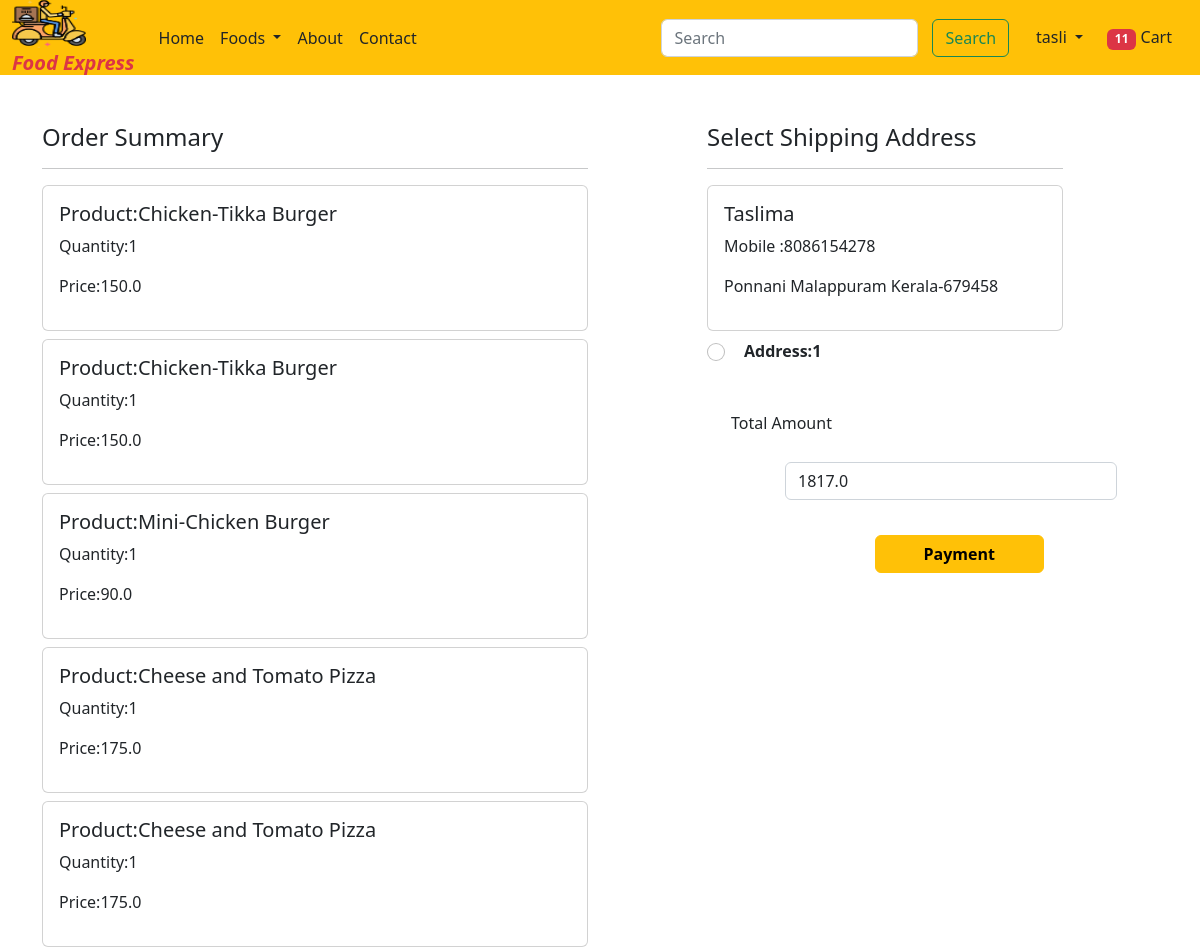
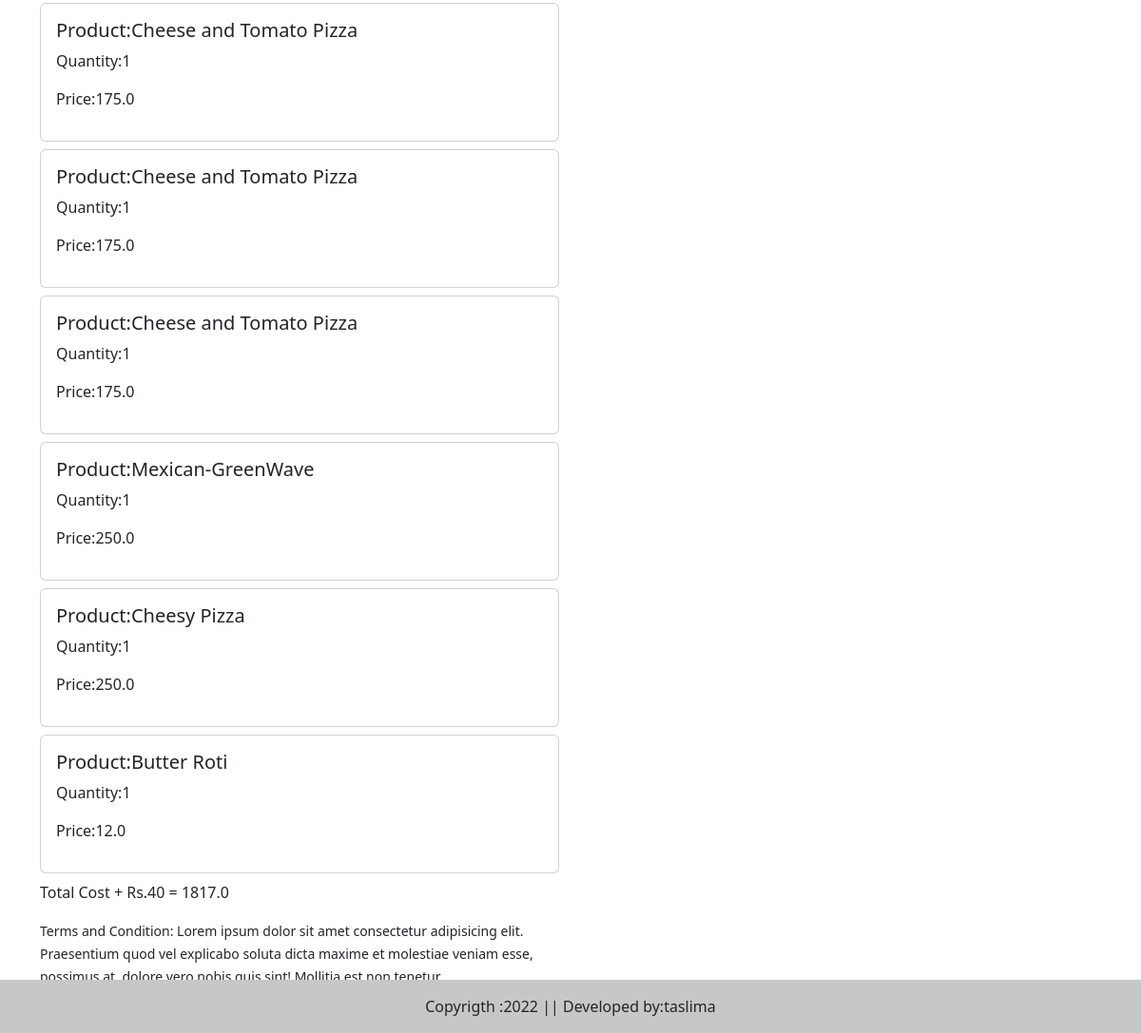
The page /checkout/ (signed in) on the database as committed earlier (2 pictures, top to bottom).
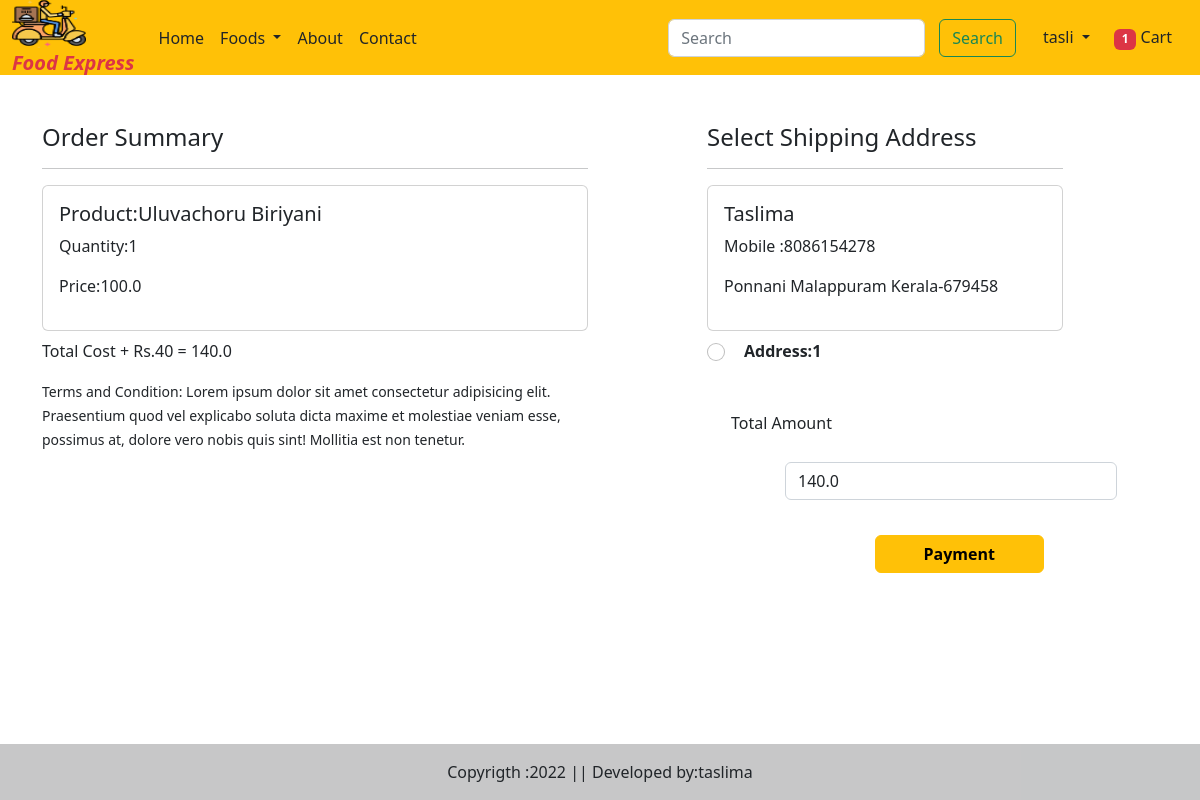
The same page on the database as committed later.
### myapp/models.py (models this page shows, shortened)
class Cart(models.Model):
    user=models.ForeignKey(User,on_delete=models.CASCADE)
    product=models.ForeignKey(Food,on_delete=models.CASCADE)
    product_qty=models.IntegerField(null=False,blank=False,default=1)

class Food(models.Model):
    CATEGORY_CHOICES=(
        ('bi','Biriyani'),
        ('pz','Pizza'),
        ('br','Burger'),
        ('sh','Shawarma'),
        ('ch','Chicken'),
        ('pr','Paratha'),
        ('sw','Sandwich'),
        ('ds','Dosa'),
        ('fr','Fried Rice'),
        ('nd','Noodles'),
        ('md','Mandhi'),
    )
    name=models.CharField(max_length=50)
    category=models.CharField(choices=CATEGORY_CHOICES,max_length=2)
    description=models.TextField()
    active=models.BooleanField()
    price=models.FloatField()
    discount_price=models.FloatField()
    is_veg=models.BooleanField()
    food_image=models.ImageField(upload_to='Dishes')

class Customer(models.Model):
    STATE_CHOICES=(("Select State","Select State"),
        ("Andhra Pradesh","Andhra Pradesh"),
                       ("Arunachal Pradesh ","Arunachal Pradesh "),
                       ("Assam","Assam"),
                       ("Bihar","Bihar"),
                       ("Chhattisgarh","Chhattisgarh"),
                       ("Goa","Goa"),
                        ("Gujarat","Gujarat"),
                       ("Haryana","Haryana"),
                       ("Himachal Pradesh","Himachal Pradesh"),
                       ("Jammu and Kashmir ","Jammu and Kashmir "),
                       ("Jharkhand","Jharkhand"),
                       ("Karnataka","Karnataka"),
                       ("Kerala","Kerala"),
                       ("Madhya Pradesh","Madhya Pradesh"),
                       ("Maharashtra","Maharashtra"),
                       ("Manipur","Manipur"),
                       ("Meghalaya","Meghalaya"),
                       ("Mizoram","Mizoram"),
                       ("Nagaland","Nagaland"),
                       ("Odisha","Odisha"),
                       ("Punjab","Punjab"),
                       ("Rajasthan","Rajasthan"),
                       ("Sikkim","Sikkim"),
                       ("Tamil Nadu","Tamil Nadu"),
                       ("Telangana","Telangana"),
                       ("Tripura","Tripura"),
                       ("Uttar Pradesh","Uttar Pradesh"),
                       ("Uttarakhand","Uttarakhand"),
                       ("West Bengal","West Bengal"),
                       ("Andaman and Nicobar Islands","Andaman and Nicobar Islands"),
                       ("Chandigarh","Chandigarh"),
                       ("Dadra and Nagar Haveli","Dadra and Nagar Haveli"),
                       ("Daman and Diu","Daman and Diu"),
                       ("Lakshadweep","Lakshadweep"),
                       ("National Capital Territory of Delhi","National Capital Territory of Delhi"),
                       ("Puducherry","Puducherry"))
    user=models.ForeignKey(User, on_delete=models.CASCADE)
    name=models.CharField(max_length=200)
    locality=models.CharField(max_length=200)
    city=models.CharField(max_length=50)
    mobile=models.CharField(max_length=10)
    pincode=models.CharField(max_length=6)
    state=models.CharField(choices=STATE_CHOICES,max_length=100,default="Select state")

### myapp/views.py (the view, shortened to what this page needs)
# urls.py: path('checkout/',views.checkout.as_view(),name='checkout'),
class checkout(View):
    def get(self,request):
        user=request.user
        add=Customer.objects.filter(user=user)
        cart_items=Cart.objects.filter(user=user)
        order_placed=OrderPlaced.objects.filter(user=request.user)
        famount=0
        for p in cart_items:
            value = p.product_qty * p.product.discount_price
            famount=famount+value
        totalamount=famount+40
        razoramount=int(totalamount*100)
        client = razorpay.Client(auth=(settings.RAZOR_KEY_ID,settings.RAZOR_KEY_SECRET))
        data = { "amount": razoramount, "currency": "INR", "receipt": "order_rcptid_12" }
        payment_response = client.order.create(data=data)
        print(payment_response)
        order_id=payment_response['id']
        order_status=payment_response['status']
        if request.user.is_authenticated:
            totalitem=len(Cart.objects.filter(user=request.user))
        return render(request,"checkout.html",locals())

### myapp/templates/checkout.html (shortened to what this page needs)
{% extends 'base.html' %}
{% load static %}
{% block main-content %}
<div class="container">
    <div class="row mt-5">
        <div class="col-sm-6">
            <h4>Order Summary</h4>
            <hr>
            {% for item in cart_items %}
            <div class="card mb-2">
                <div class="card-body">
                    <h5>Product:{{item.product.name}}</h5>
                    <p>Quantity:{{item.product_qty}}</p>
                    <p class="fw-blod">Price:{{item.product.discount_price}}</p>
                </div>
            </div>
            {% endfor %}
            <p class="fw-blod">Total Cost + Rs.40 = {{totalamount}}</p>
            <small>Terms and Condition: Lorem ipsum dolor sit amet consectetur adipisicing elit. Praesentium quod vel explicabo soluta dicta maxime et molestiae veniam esse, possimus at, dolore vero nobis quis sint! Mollitia est non tenetur.</small>
        </div>
        <div class="col-sm-4 offset-sm-1">
            <h4>Select Shipping Address</h4>
            <hr>
            <form method="post" id="myform">
                {% for ad in add %}
                <div class="card">
                    <div class="card-body">
                        <h5>{{ad.name}}</h5>
                        <p>Mobile :{{ad.mobile}}</p>
                        <p>{{ad.locality}} {{ad.city}} {{ad.state}}-{{ad.pincode}}</p>
                    </div>
                </div>
                <div class="form-check mt-2 mb-5">
                    <input type="radio" class="form-check-input" name="custid" id="custadd{{forloop.counter}}" value="{{ad.id}}"/>
                <label class=" fw-bold" for="custadd{{forloop.counter}}">Address:{{forloop.counter}}</label>
                </div>
                {% endfor %}
                <div class="form-check mb-3">
                    <label for="totalamount" class="form-label">Total Amount</label>
                    <input type="number" class="form-control" name="totalamount" value="{{totalamount}}" readonly>
                </div>
                <div class="text-end">
                    <button id="rzp-button1" type="submit" class="btn btn-warning mt-3 px-5 fw-bold">Payment</button>
                </div>
            </form>
        </div>
    </div>
</div>
{% endblock main-content %}

### myapp/templates/base.html (shortened to what this page needs)
<!DOCTYPE html>
{% load static %}
<html lang="en">
<head>
    <link href="https://cdn.jsdelivr.net/npm/bootstrap@5.2.3/dist/css/bootstrap.min.css" rel="stylesheet">
    <link rel="stylesheet" href="{% static 'css/owl.carousel.min.css' %}">
    <link rel="stylesheet" href="{% static 'css/all.min.css' %}">
    <link rel="stylesheet" href="{% static 'css/style.css' %}">
</head>
<body>
    <nav class="navbar navbar-expand-lg bg-warning ">
        <div class="container-fluid">
          <a class="navbar-brand" href="#">
            <img src="{% static '/images/logo.png' %}" width="70" height="50"><br>
           <span class="text-danger lh-1 fs-8 text fst-italic fw-bold" > Food Express</span>
          </a>
          <div class="collapse navbar-collapse" id="navbarSupportedContent">
            <ul class="navbar-nav me-auto mb-2 mb-lg-0">
              <li class="nav-item">
                <a class="nav-link text-dark active" aria-current="page" href="/">Home</a>
              </li>
              <li class="nav-item dropdown">
                <a class="nav-link dropdown-toggle text-dark" href="#" role="button" data-bs-toggle="dropdown" aria-expanded="false">
               Foods
                </a>
              </li>
              <li class="nav-item">
                <a class="nav-link text-dark" href="{% url 'about' %}">About</a>
              </li>
              <li class="nav-item">
                <a class="nav-link text-dark" href="{% url 'contact' %}">Contact</a>
              </li>
            </ul>
            <form class="d-flex" role="search" action="/search">
              <input class="form-control me-2" type="search" placeholder="Search" aria-label="Search" name="search">
              <button class="btn btn-outline-success" type="submit">Search</button>
            </form>
          </div>
          <ul class="navbar-nav me-auto mb-2 mb-lg-0">
            {% if request.user.is_authenticated %}
            <li class="nav-item dropdown">
              <a class="nav-link dropdown-toggle text-dark" id="profileDropdown" href="#" role="button" data-bs-toggle="dropdown" aria-expanded="false">
          {{request.user}}
              </a>
            </li> </li>
            <li class="nav-item mx-2">
              <a href="{% url 'cart'  %}" class="nav-link text-dark">
                <span class="badge bg-danger">
                {% if totalitem > 0 %}
                {{totalitem}}
                {% endif %}</span>
                Cart</a>
          {% endif %}
          </ul>
        </div>
      </nav>
 {% block main-content %}{% endblock main-content %}
 <br>
 <br>
 <footer  class="bg-light text-center text-lg-start fixed-bottom" >
  <div class="text-center p-3" style="background-color: rgba(0, 0, 0, 0.2);">
    Copyrigth :2022 || Developed by:taslima
  </div>
 </footer>
</body>
</html>

Rows that differ between the two databases and show on the page:
removed Cart: product.name "Chicken-Tikka Burger", product_qty "1", product.discount_price "150.0"
removed Cart: product.name "Chicken-Tikka Burger", product_qty "1", product.discount_price "150.0"
removed Cart: product.name "Mini-Chicken Burger", product_qty "1", product.discount_price "90.0"
removed Cart: product.name "Cheese and Tomato Pizza", product_qty "1", product.discount_price "175.0"
removed Cart: product.name "Cheese and Tomato Pizza", product_qty "1", product.discount_price "175.0"
removed Cart: product.name "Cheese and Tomato Pizza", product_qty "1", product.discount_price "175.0"
removed Cart: product.name "Cheese and Tomato Pizza", product_qty "1", product.discount_price "175.0"
removed Cart: product.name "Cheese and Tomato Pizza", product_qty "1", product.discount_price "175.0"
removed Cart: product.name "Mexican-GreenWave", product_qty "1", product.discount_price "250.0"
removed Cart: product.name "Cheesy Pizza", product_qty "1", product.discount_price "250.0"
removed Cart: product.name "Butter Roti", product_qty "1", product.discount_price "12.0"
added Cart: product.name "Uluvachoru Biriyani", product_qty "1", product.discount_price "100.0"
Other text that changed with them:
{{ totalitem }}: "11" → "1"
{{ totalamount }}: "1817.0" → "140.0"
form field totalamount: "1817.0" → "140.0"
